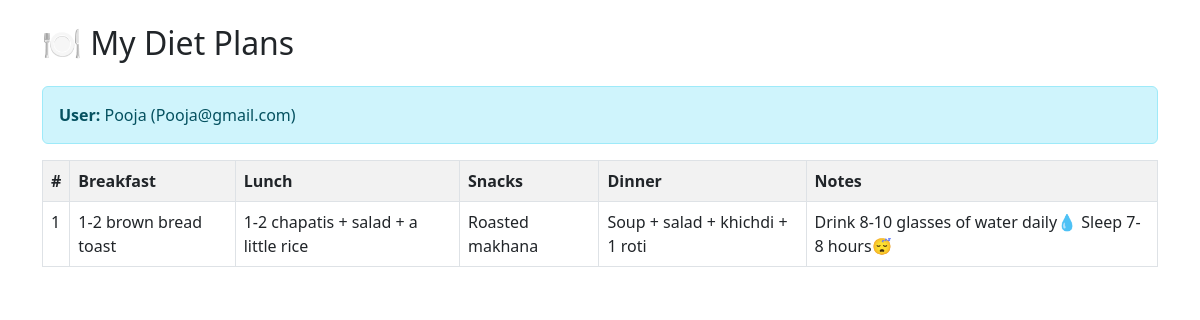
Page /admin/view_diet_plan.php (signed in) on the committed database.
### tables this page shows
CREATE TABLE `users` (
  `id` int(11) NOT NULL,
  `name` varchar(100) NOT NULL,
  `email` varchar(100) NOT NULL,
  `phone` varchar(15) NOT NULL,
  `password` varchar(255) NOT NULL,
  `created_at` timestamp NOT NULL DEFAULT current_timestamp(),
  `age` int(11) NOT NULL,
  `gender` varchar(10) NOT NULL,
  `height` int(11) NOT NULL,
  `weight` int(11) NOT NULL,
  `goal` varchar(50) NOT NULL
);

CREATE TABLE `diet_plans` (
  `diet_id` int(11) NOT NULL,
  `user_id` int(11) NOT NULL,
  `breakfast` varchar(255) DEFAULT NULL,
  `lunch` varchar(255) DEFAULT NULL,
  `snacks` varchar(255) DEFAULT NULL,
  `dinner` varchar(255) DEFAULT NULL,
  `notes` text DEFAULT NULL,
  `created_at` timestamp NOT NULL DEFAULT current_timestamp()
);

### admin/view_diet_plan.php (the view, shortened to what this page needs)
<?php
include("db_connect.php");
$user_id = $_SESSION['user_id'];
$userRes = $conn->query("SELECT name,email FROM users WHERE id=$user_id");
$user = $userRes->fetch_assoc();
$plans = $conn->query("SELECT * FROM diet_plans WHERE user_id=$user_id ORDER BY diet_id DESC");
?>
<!DOCTYPE html>
<html lang="en">
<head>
  <link rel="stylesheet" href="https://cdn.jsdelivr.net/npm/bootstrap@5.3.0/dist/css/bootstrap.min.css">
</head>
<body class="container mt-4">
<h2 class="mb-4">🍽 My Diet Plans</h2>
<div class="alert alert-info">
  <b>User:</b> <?= htmlspecialchars($user['name']) ?> (<?= htmlspecialchars($user['email']) ?>)
</div>
<?php if ($plans->num_rows > 0): ?>
  <table class="table table-bordered table-striped">
    <tr>
      <th>#</th>
      <th>Breakfast</th>
      <th>Lunch</th>
      <th>Snacks</th>
      <th>Dinner</th>
      <th>Notes</th>
    </tr>
    <?php while($row = $plans->fetch_assoc()): ?>
      <tr>
        <td><?= $row['diet_id'] ?></td>
        <td><?= htmlspecialchars($row['breakfast']) ?></td>
        <td><?= htmlspecialchars($row['lunch']) ?></td>
        <td><?= htmlspecialchars($row['snacks']) ?></td>
        <td><?= htmlspecialchars($row['dinner']) ?></td>
        <td><?= htmlspecialchars($row['notes']) ?></td>
      </tr>
    <?php endwhile; ?>
  </table>
<?php else: ?>
  <div class="alert alert-warning">⚠️ No Diet Plan Assigned Yet!</div>
<?php endif; ?>
</body>
</html>

### rows in the picture
users: name "Pooja", email "Pooja@gmail.com"
diet_plans: diet_id "1", breakfast "1-2 brown bread toast", lunch "1-2 chapatis + salad + a little rice", snacks "Roasted makhana", dinner "Soup + salad + khichdi + 1 roti", notes "Drink 8-10 glasses of water daily💧 Sleep 7-8 hours😴"
